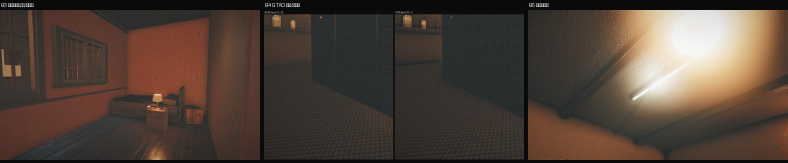
#> input picture shots/B_SUMMARY.jpg, 1576 x 326 px, given in place of sc_default.png, which was not available (shown at 1/2 size)
$ python mk_sc4.py .
#> lines starting #> are read from the running program, lines starting #| are printed output that depends on the picture

import sys, os
from PIL import Image, ImageDraw
d = sys.argv[1]
im = Image.open(os.path.join(d,"shots","sc_default.png")).convert("RGB")
#> im is the input picture: PIL image 1576x326 RGB; mean R, G, B 79.7, 65.5, 56.1
crop = im.crop((640, 120, 780, 860))
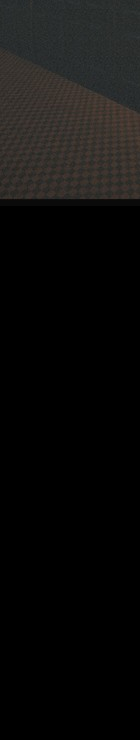
#> crop: PIL image 140x740 RGB; mean R, G, B 13.7, 13.1, 12.4
crop = crop.resize((crop.width*2, crop.height*2), Image.LANCZOS)
#> crop: PIL image 280x1480 RGB
crop.save(os.path.join(d,"shots","scr_final_crop.png"))
print(crop.size)
#| (280, 1480)

$ run again, on shots/CMP_ao2.jpg
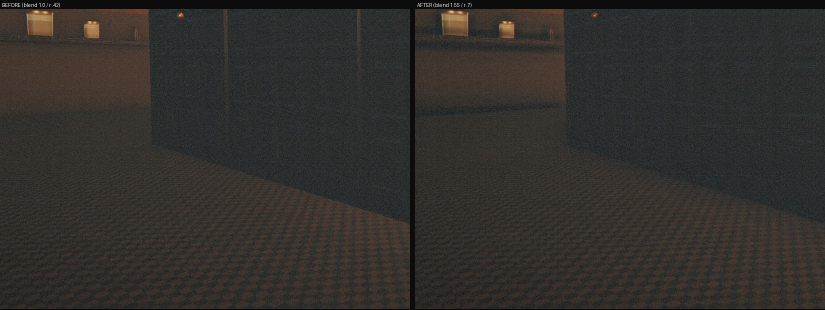
#> input picture shots/CMP_ao2.jpg, 1650 x 620 px, given in place of sc_default.png, which was not available (shown at 1/2 size)
#> im is the input picture: PIL image 1650x620 RGB; mean R, G, B 49.6, 47.2, 44
#> `crop = im.crop((640, 120, 780, 860))`:
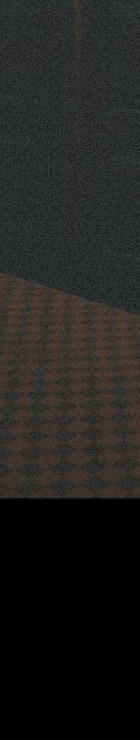
#> crop: PIL image 140x740 RGB; mean R, G, B 33.4, 32.7, 31
#| (280, 1480)

$ run again, on shots/CMP_apt8.jpg
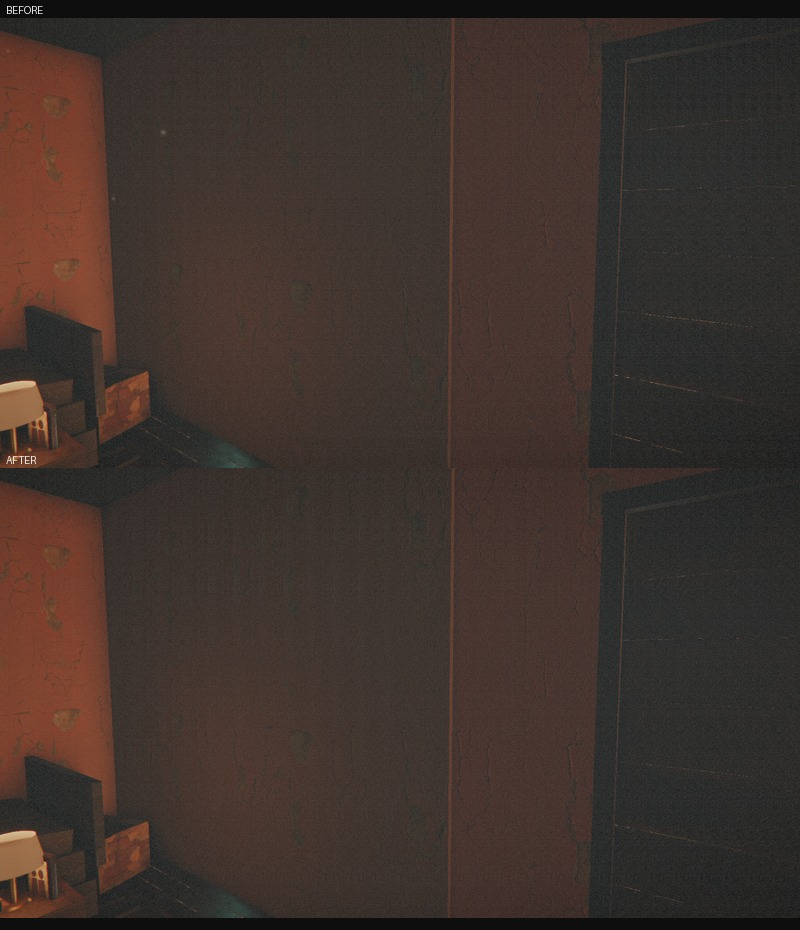
#> input picture shots/CMP_apt8.jpg, 800 x 930 px, given in place of sc_default.png, which was not available
#> im is the input picture: PIL image 800x930 RGB; mean R, G, B 63, 50.3, 44.7
#> `crop = im.crop((640, 120, 780, 860))`:
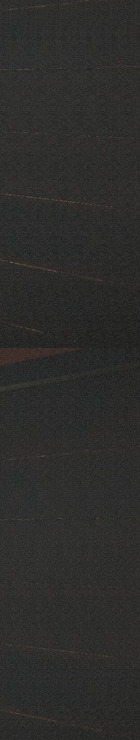
#> crop: PIL image 140x740 RGB; mean R, G, B 45.1, 44.9, 43.3
#| (280, 1480)

$ run again, on shots/CMP_b3_bed.jpg
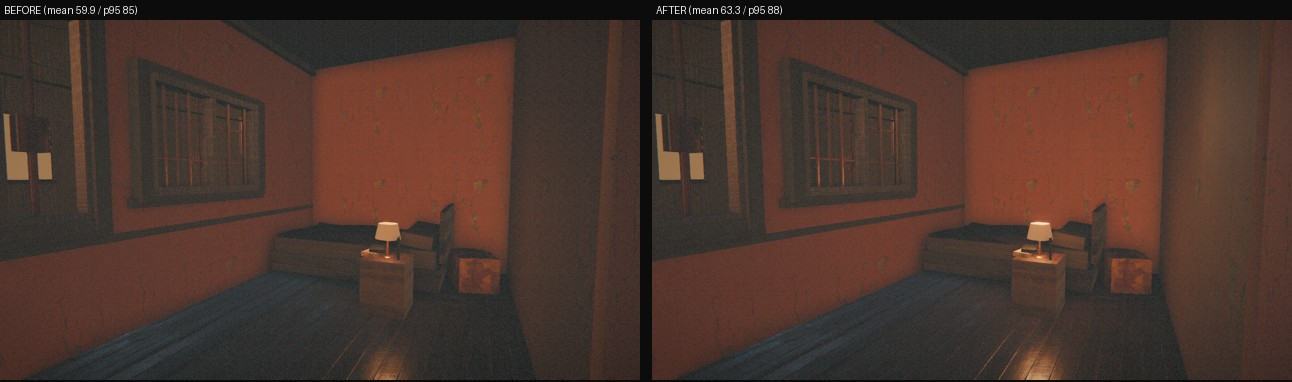
#> input picture shots/CMP_b3_bed.jpg, 1292 x 382 px, given in place of sc_default.png, which was not available
#> im is the input picture: PIL image 1292x382 RGB; mean R, G, B 74.3, 53.2, 45.3
#> `crop = im.crop((640, 120, 780, 860))`:
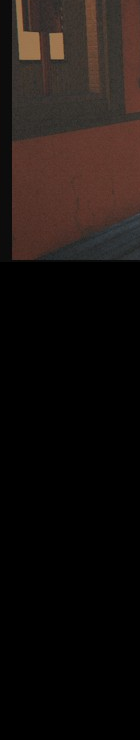
#> crop: PIL image 140x740 RGB; mean R, G, B 24.8, 18.1, 15.6
#| (280, 1480)
